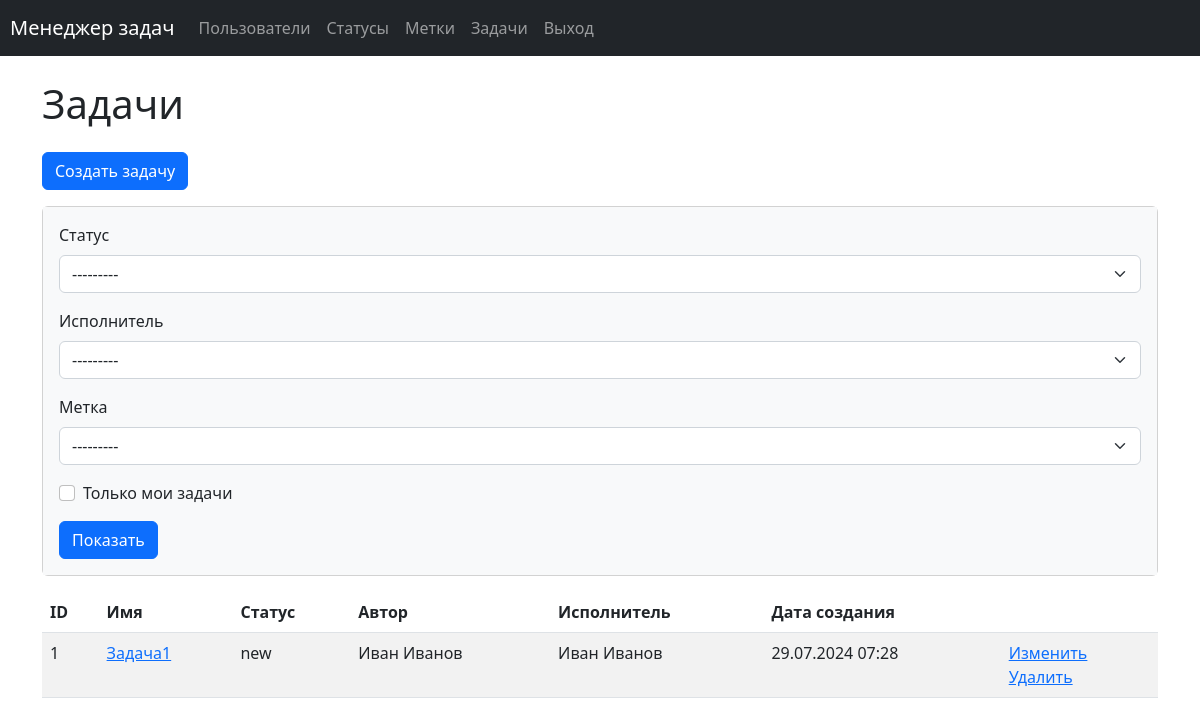
The app's page /tasks/ (signed in), older data.
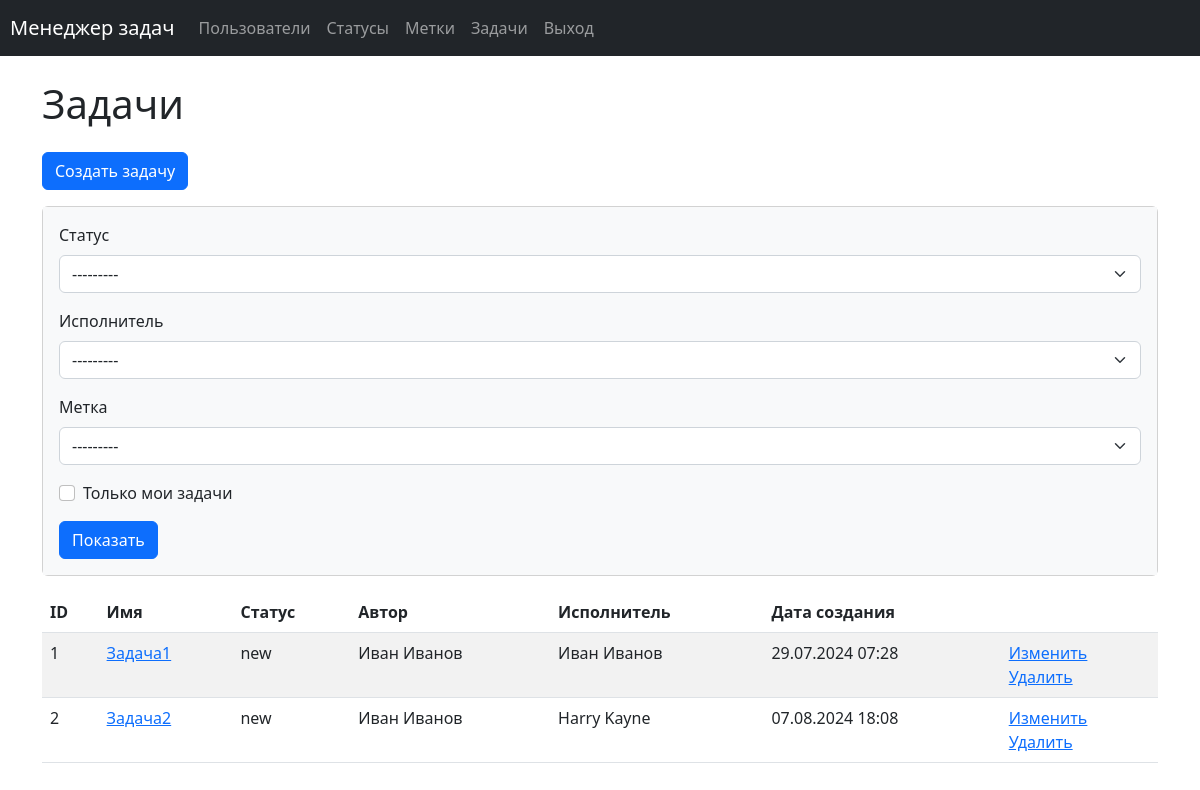
The same page, newer data.
### task_manager/tasks/models.py (models this page shows, shortened)
class Task(models.Model):
    name = models.CharField(
        max_length=150,
        blank=False,
        unique=True,
        verbose_name=_('Name')
    )
    description = models.TextField(
        max_length=10000,
        blank=True,
        verbose_name=_('Description')
    )
    created_at = models.DateTimeField(
        auto_now_add=True,
        verbose_name=_('Creation date')
    )
    author = models.ForeignKey(
        User,
        on_delete=models.PROTECT,
        related_name='author',
        verbose_name=_('Author')
    )
    status = models.ForeignKey(
        Status,
        on_delete=models.PROTECT,
        related_name='statuses',
        verbose_name=_('Status')
    )
    executor = models.ForeignKey(
        User,
        on_delete=models.PROTECT,
        related_name='executor',
        verbose_name=_('Executor')
    )
    labels = models.ManyToManyField(
        Label,
        through='TaskLabelRelation',
        through_fields=('task', 'label'),
        blank=True,
        related_name='labels',
        verbose_name=_('Labels')
    )
    class Meta:
        verbose_name = _('Task')
        verbose_name_plural = _('Tasks')

### task_manager/statuses/models.py (models this page shows)
class Status(models.Model):
    name = models.CharField(
        max_length=100,
        unique=True,
        blank=False,
        verbose_name=_('Name'),
    )
    created_at = models.DateTimeField(
        auto_now_add=True,
        verbose_name=_('Creation date')
    )
    def __str__(self):
        return self.name
    class Meta:
        verbose_name = _('Status')
        verbose_name_plural = _('Statuses')

### task_manager/users/models.py (models this page shows)
class User(AbstractUser):
    groups = models.ManyToManyField(Group, related_name='auth_user_groups')
    user_permissions = models.ManyToManyField(
        Permission,
        related_name='auth_user_permissions',
    )
    first_name = models.CharField(max_length=150)
    last_name = models.CharField(max_length=150)
    def __str__(self):
        return self.get_full_name()

### task_manager/tasks/views.py (the view)
# urls.py: path('', views.TasksListView.as_view(), name='tasks'),
class TasksListView(UserLoginMixin, FilterView):
    template_name = 'tasks/index.html'
    model = Task
    filterset_class = TaskFilter
    context_object_name = 'tasks'
    extra_context = {
        'title': _('Tasks'),
        'button_text': _('Show'),
    }

### task_manager/labels/models.py (called while the page is built)
    def __str__(self):
        return self.name

### task_manager/mixins.py (called while the page is built)
    def dispatch(self, request, *args, **kwargs):
        if not request.user.is_authenticated:
            message = _("You are not logged in! Please log in.")
            messages.error(request, message)
            return redirect(self.login_url)
        return super().dispatch(request, *args, **kwargs)

### task_manager/templates/tasks/index.html (shortened to what this page needs)
{% extends 'base.html' %}
{% load django_bootstrap5 %}
{% load i18n %}
{% block content %}
<div class="container wrapper flex-grow-1">
    <h1 class="my-4">
        {% trans 'Tasks' %}
    </h1>
    <a class="btn btn-primary mb-3" href="{% url 'tasks_create'  %}" role="button">{% trans 'Create task' %}</a>
    <div class="card mb-3">
        <div class="card-body bg-light">
            <form class="form-inline center" method="get">
                {% bootstrap_form filter.form %}
                {% bootstrap_button button_text button_type="submit" button_class="btn btn-primary" %}
            </form>
        </div>
    </div>
    <table class="table table-striped">
        <thead class="thead-dark">
            <tr>
                <th>ID</th>
                <th>{% trans 'Name' %}</th>
                <th>{% trans 'Status' %}</th>
                <th>{% trans 'Author' %}</th>
                <th>{% trans 'Executor' %}</th>
                <th>{% trans 'Created at' %}</th>
                <th></th>
            </tr>
        </thead>
        <tbody>
            {% if tasks %}
                {% for task in tasks %}
                    <tr>
                        <td>{{ task.id }}</td>
                        <td><a href="{% url 'task_show' task.id %}">{{ task.name }}</a></td>
                        <td>{{ task.status }}</td>
                        <td>{{ task.author }}</td>
                        <td>{{ task.executor }}</td>
                        <td>{{ task.created_at|date:"d.m.Y H:i" }}</td>
                        <td>
                            <a href="{% url 'tasks_update' task.id %}">{% trans 'Update' %}</a>
                            <br>
                            <a href="{% url 'tasks_delete' task.id %}">{% trans 'Delete' %}</a>
                        </td>
                    </tr>
                {% endfor %}
            {% endif %}
        </tbody>
    </table>
</div>
{% endblock %}

### task_manager/templates/base.html (shortened to what this page needs)
{% load django_bootstrap5 %}
{% load i18n %}
<!DOCTYPE html>
<html lang="ru-ru">
  <head>
    {% bootstrap_css %}
    <link href="https://cdn.jsdelivr.net/npm/bootstrap@5.2.3/dist/css/bootstrap.min.css" rel="stylesheet">
  </head>
  <body class="d-flex flex-column min-vh-100">
    {% if request.user.is_authenticated %}
    <nav class="navbar navbar-expand-lg navbar-dark bg-dark">
      <a class="navbar-brand" href="{% url 'home' %}" style="margin-left: 10px">{% trans 'Task manager' %}</a>
      <div class="collapse navbar-collapse" id="navbarToggleExternalContent">
        <ul class="navbar-nav mr-auto">
          <li class="nav-item">
            <a class="nav-link" href="{% url 'users' %}">{% trans 'Users' %}</a>
          </li>
            <li class="nav-item">
              <a class="nav-link" href="{% url 'statuses' %}">{% trans 'Statuses' %}</a>
            </li>
            <li class="nav-item">
              <a class="nav-link" href="{% url 'labels' %}">{% trans 'Labels' %}</a>
            </li>
            <li class="nav-item">
              <a class="nav-link" href="{% url 'tasks' %}">{% trans 'Tasks' %}</a>
            </li>
            <li class="nav-item">
              <a class="nav-link" href="#"
                onClick="document.getElementById('logoutform').submit()">
                {% trans 'Log out' %}
              </a>
            </li>
        </ul>
      </div>
    </nav>
    {% endif %}
    {% block content %}
    {% endblock %}

Row changes from the older to the newer data that the page shows:
added Task: id "2", name "Задача2", status "new", author "Иван Иванов", executor "Harry Kayne", created_at "07.08.2024 18:08"
